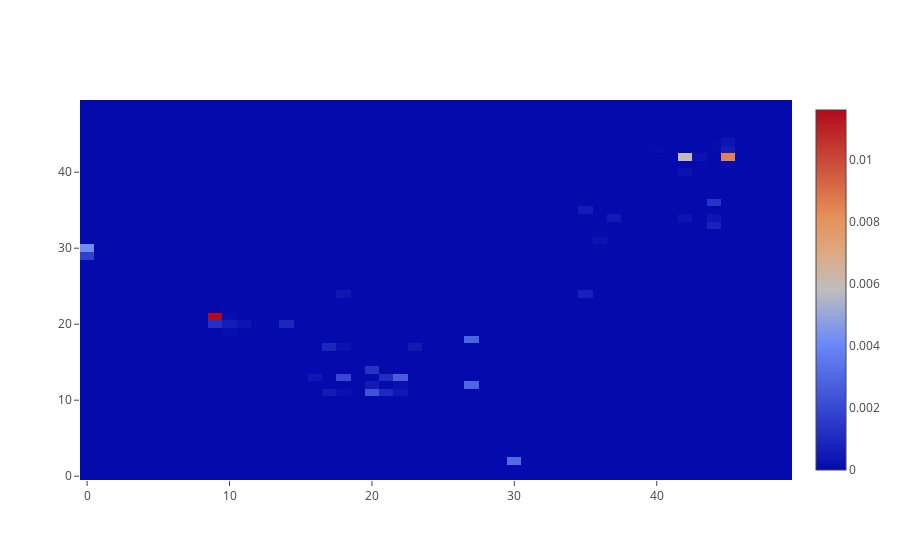

Notebook code for this chart:
### Code cell
iplot([trace_heat])

### Figure 1 — Plotly figure (JSON) as saved in the notebook; plotly's stock layout.template omitted (floating-point values rounded to 4 significant figures; data arrays with more than 128 entries replaced by an {"elided": "..."} marker saying what was removed)
{"data": [{"type": "heatmap", "z": {"elided": "50x50 float values"}}], "layout": {}}
